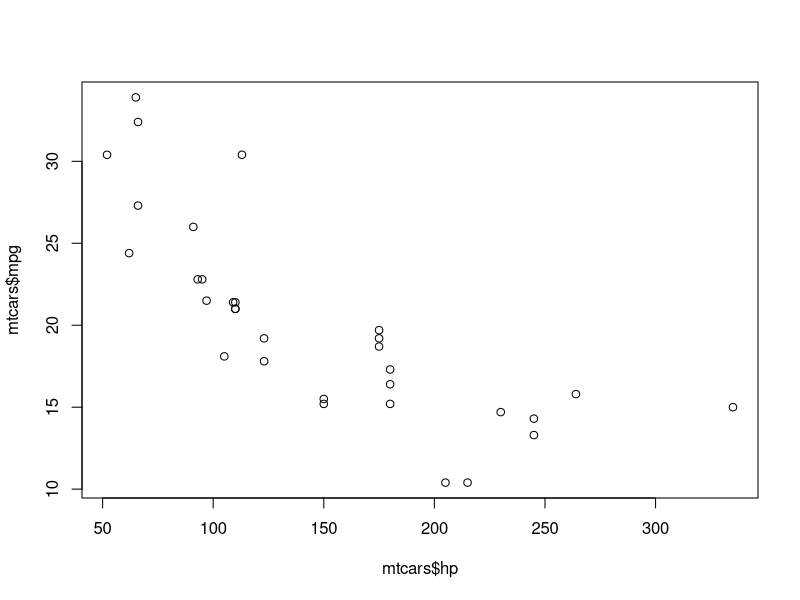
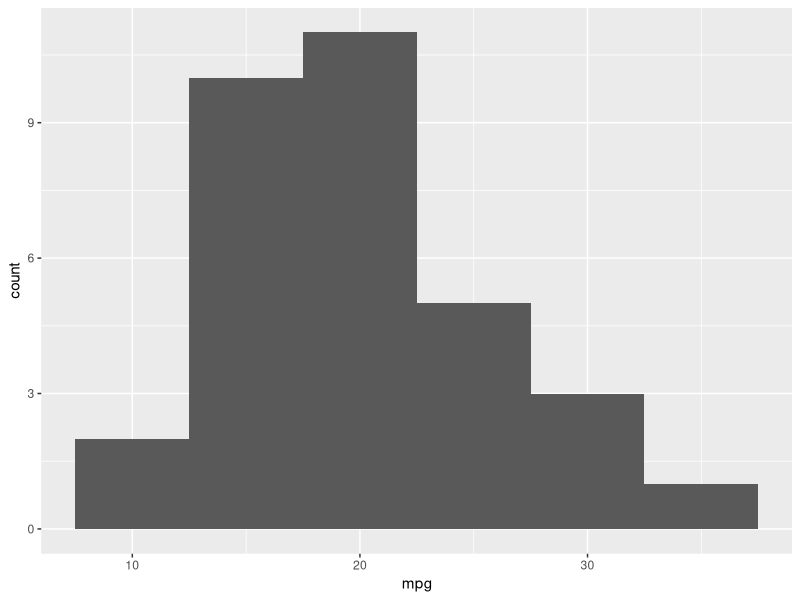
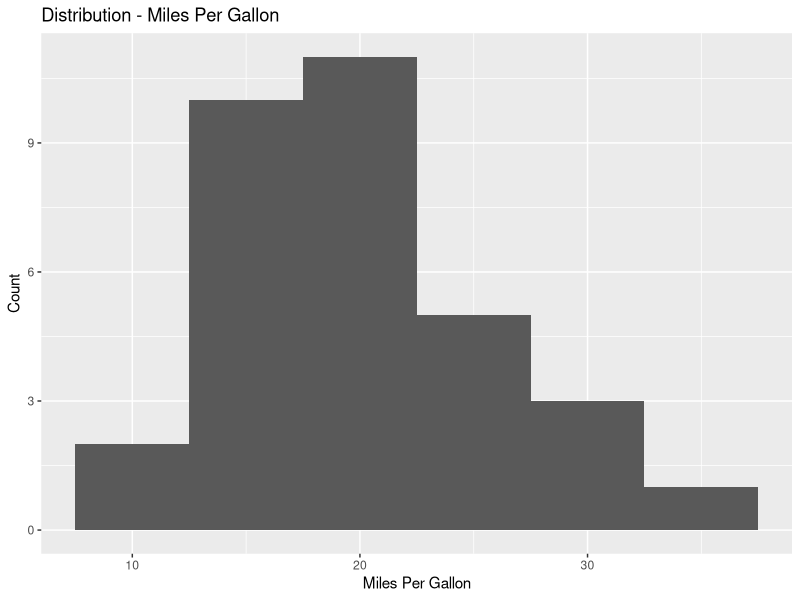
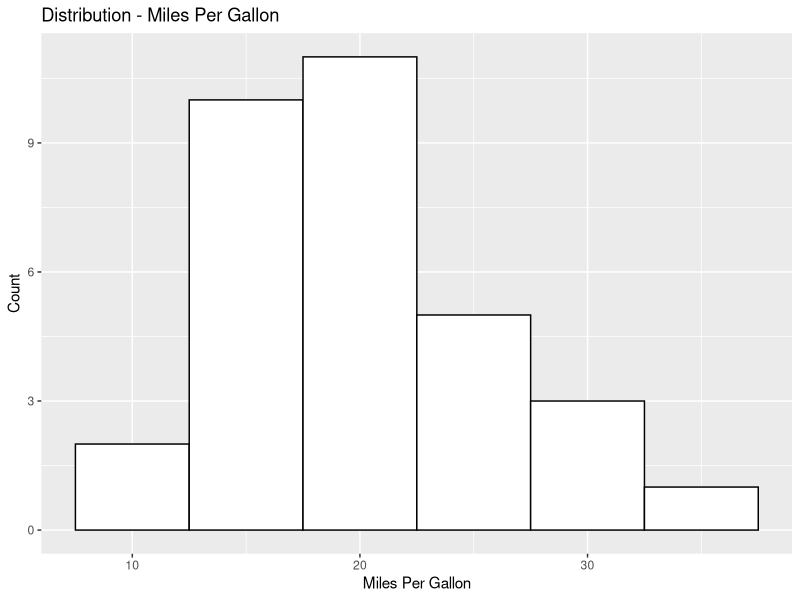

These charts were generated, in order, by the following R code: (Note: this script raises an error after producing the figures.)
# Purpose: ggplot2 tutorial
# Author: Shreyas Gadgin Matha (shreyas.gm61@gmail.com)
# Date created: 2016-04-20
#---------------------------------------------------------------------
rm(list = ls())
#---------------------------------------------------------------------
# Load required packages
library(ggplot2)
#---------------------------------------------------------------------
#Set file paths

ROOT <- "C:/Users/Shreyas Gadgin Matha/Documents/Random/Data Visualization IFMR/data-visualization-training/"
OUTPUT <- paste0(ROOT,"output/")
#---------------------------------------------------------------------

#SCATTERPLOT
#-----------

plot(mtcars$hp,mtcars$mpg)

#ggplot
scatterplot <- ggplot(mtcars, aes(x = hp,y = mpg)) +
  geom_point()

#Add axis titles
scatterplot <- scatterplot +
  labs(title = "MPG vs HP",
       x = "HP",
       y = "Miles Per Gallon")

#Make legend discrete, and add regression line
mtcars$gear <- as.factor(mtcars$gear)

scatterplot <- ggplot(mtcars, aes(x = mpg,y = hp)) +
  geom_point(aes(colour = mtcars$gear)) +
  geom_smooth(method = "lm") +
  scale_colour_discrete(name = 'Gear',
                        breaks = c('3','4','5'),
                        labels = c('Low','Medium','High')) +
  labs(title = "MPG vs HP",
       x = "HP",
       y = "Miles Per Gallon")


#HISTOGRAM
#---------

ggplot(mtcars, aes(x = mpg)) +
  geom_histogram(binwidth = 5)

#Add axis titles
ggplot(mtcars, aes(x = mpg)) +
  geom_histogram(binwidth = 5) +
  labs(title = "Distribution - Miles Per Gallon",
       x = "Miles Per Gallon",
       y = "Count")

#Make graph look nicer
ggplot(mtcars, aes(x = mpg)) +
  geom_histogram(binwidth = 5,
                 colour = "black",
                 fill = "white") +
  labs(title = "Distribution - Miles Per Gallon",
       x = "Miles Per Gallon",
       y = "Count")

ggsave(filename = paste0(OUTPUT,"mpgVsHp.png"),
       plot = scatterplot,
       width = 6,height = 5.4)



